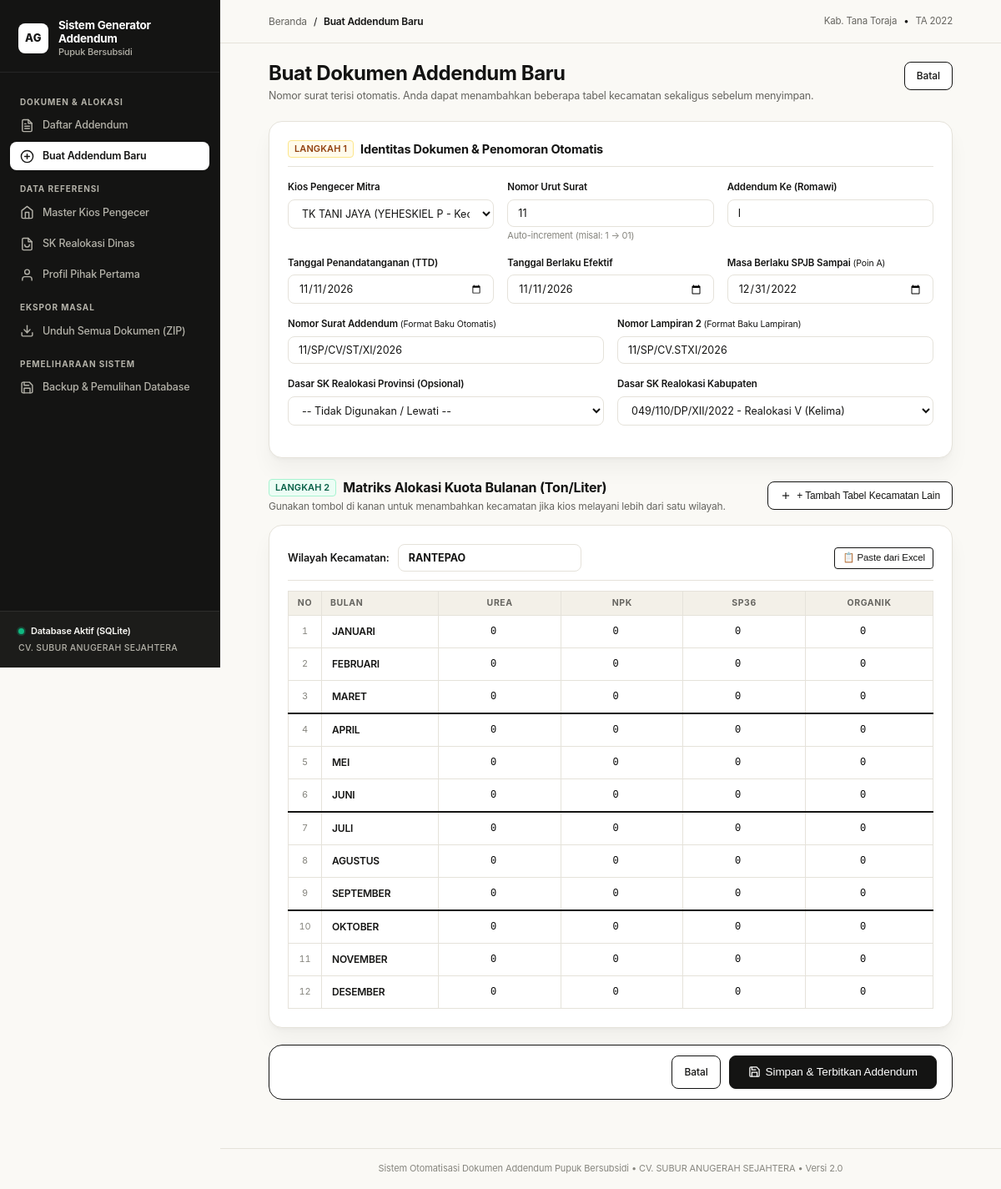
The app's page /addendum/create with its own data.
### models.py (models this page shows)
class Distributor(Base):
    __tablename__ = "distributor"
    id = Column(Integer, primary_key=True, autoincrement=True)
    nama_perusahaan = Column(String(150), nullable=False)
    nama_pimpinan = Column(String(100), nullable=False)
    jabatan = Column(String(100), default="Direktur")
    alamat = Column(String(255), nullable=False)
    kecamatan = Column(String(100), default="Rantepao")
    kabupaten = Column(String(100), default="Kabupaten Tana Toraja")
    provinsi = Column(String(100), default="Sulawesi Selatan")
    perjanjian_induk = relationship("PerjanjianInduk", back_populates="distributor")

class JenisPupuk(Base):
    __tablename__ = "jenis_pupuk"
    id = Column(Integer, primary_key=True, autoincrement=True)
    kode = Column(String(20), unique=True, nullable=False)
    nama = Column(String(50), nullable=False)
    satuan = Column(String(20), default="Ton/Liter")
    urutan = Column(Integer, default=1)

### app.py (the view, shortened to what this page needs)
@app.route("/addendum/create", methods=["GET", "POST"])
def create_addendum():
    db = get_db()
    perjanjian_induk_list = db.query(PerjanjianInduk).options(joinedload(PerjanjianInduk.kios)).all()
    sk_provinsi_list = db.query(SKRealokasi).filter(SKRealokasi.tingkat == "Provinsi").all()
    sk_kabupaten_list = db.query(SKRealokasi).filter(SKRealokasi.tingkat == "Kabupaten").all()
    jenis_pupuk_list = db.query(JenisPupuk).order_by(JenisPupuk.urutan).all()
    bulan_list = [(b, BULAN_INDONESIA.get(b, "").upper()) for b in range(1, 13)]
    today = date.today()
    default_date = today.strftime("%Y-%m-%d")
    total_existing = db.query(Addendum).count()
    suggested_urut = total_existing + 1
    suggested_nomor = generate_nomor_surat_addendum(suggested_urut, today)
    suggested_lampiran = generate_nomor_surat_addendum(suggested_urut, today, format_lampiran=True)
    default_kios_kec = "BITTUANG"
    if perjanjian_induk_list and perjanjian_induk_list[0].kios:
        default_kios_kec = perjanjian_induk_list[0].kios.kecamatan.upper()
    return render_template(
        "addendum_form.html",
        perjanjian_induk_list=perjanjian_induk_list,
        sk_provinsi_list=sk_provinsi_list,
        sk_kabupaten_list=sk_kabupaten_list,
        jenis_pupuk_list=jenis_pupuk_list,
        bulan_list=bulan_list,
        default_date=default_date,
        suggested_urut=suggested_urut,
        suggested_nomor=suggested_nomor,
        suggested_lampiran=suggested_lampiran,
        default_kios_kec=default_kios_kec
    )

### app.py (called while the page is built)
def get_db():
    if "db" not in g:
        g.db = SessionLocal()
    return g.db

@app.teardown_appcontext
def teardown_db(exception=None):
    db = g.pop("db", None)
    if db is not None:
        db.close()

@app.context_processor
def inject_global_data():
    db = get_db()
    dist = db.query(Distributor).first()
    return {"app_distributor": dist}

### terbilang.py (called while the page is built)
def generate_nomor_surat_addendum(nomor_urut: int, dt, format_lampiran=False) -> str:
    romawi = BULAN_ROMALI.get(dt.month, "I")
    tahun = dt.year
    urut_str = f"{nomor_urut:02d}"
    if format_lampiran:
        return f"{urut_str}/SP/CV.ST{romawi}/{tahun}"
    return f"{urut_str}/SP/CV/ST/{romawi}/{tahun}"

### templates/addendum_form.html (shortened to what this page needs)
{% extends "base.html" %}
{% block breadcrumb %}Buat Addendum Baru{% endblock %}
{% block content %}
<div class="page-title-group">
  <div>
    <h1 class="page-headline">Buat Dokumen Addendum Baru</h1>
    <p class="page-subheadline">
      Nomor surat terisi otomatis. Anda dapat menambahkan beberapa tabel kecamatan sekaligus sebelum menyimpan.
    </p>
  </div>
  <div class="page-action-buttons">
    <a href="{{ url_for('index') }}" class="btn btn-secondary">
      Batal
    </a>
  </div>
</div>
<form method="POST" action="{{ url_for('create_addendum') }}">
  <div class="form-card" style="margin-bottom: 24px;">
    <div style="display: flex; align-items: center; gap: 8px; margin-bottom: 16px; border-bottom: 1px solid var(--border); padding-bottom: 10px;">
      <span class="badge badge-amber" style="font-size: 11px;">LANGKAH 1</span>
      <h3 style="font-size: 14.5px; font-weight: 700; color: var(--text-primary); margin: 0;">
        Identitas Dokumen & Penomoran Otomatis
      </h3>
    </div>
    <div class="form-grid-3">
      <div class="form-group">
        <label class="form-label">Kios Pengecer Mitra</label>
        <select id="select_kios" name="perjanjian_induk_id" class="form-select" required>
          {% for pi in perjanjian_induk_list %}
            <option value="{{ pi.id }}" data-kec="{{ pi.kios.kecamatan }}">{{ pi.kios.nama_kios }} ({{ pi.kios.nama_pemilik }} - Kec. {{ pi.kios.kecamatan }})</option>
          {% endfor %}
        </select>
      </div>
      <div class="form-group">
        <label class="form-label">Nomor Urut Surat</label>
        <input type="number" id="input_nomor_urut" class="form-input" value="{{ suggested_urut }}" min="1" required>
        <div style="font-size: 11px; color: var(--text-muted); margin-top: 3px;">Auto-increment (misal: 1 &rarr; 01)</div>
      </div>
      <div class="form-group">
        <label class="form-label">Addendum Ke (Romawi)</label>
        <input type="text" name="addendum_ke" class="form-input" value="I" placeholder="Contoh: I, II, III" required>
      </div>
    </div>
    <div class="form-grid-3" style="display: grid; grid-template-columns: repeat(3, 1fr); gap: 16px;">
      <div class="form-group">
        <label class="form-label">Tanggal Penandatanganan (TTD)</label>
        <input type="date" id="input_tanggal_ttd" name="tanggal_ttd" class="form-input" value="{{ default_date }}" required>
      </div>
      <div class="form-group">
        <label class="form-label">Tanggal Berlaku Efektif</label>
        <input type="date" name="tanggal_berlaku_efektif" class="form-input" value="{{ default_date }}" required>
      </div>
      <div class="form-group">
        <label class="form-label">
          Masa Berlaku SPJB Sampai
          <span style="font-size: 10.5px; font-weight: normal; color: var(--primary);">(Poin A)</span>
        </label>
        <input type="date" name="tanggal_spjb_sampai" class="form-input" value="2022-12-31" required>
      </div>
    </div>
    <div class="form-grid-2">
      <div class="form-group">
        <label class="form-label">
          Nomor Surat Addendum
          <span style="font-size: 10.5px; font-weight: normal; color: var(--primary);">(Format Baku Otomatis)</span>
        </label>
        <input type="text" id="input_nomor_addendum" name="nomor_addendum" class="form-input" value="{{ suggested_nomor }}" required>
      </div>
      <div class="form-group">
        <label class="form-label">
          Nomor Lampiran 2
          <span style="font-size: 10.5px; font-weight: normal; color: var(--primary);">(Format Baku Lampiran)</span>
        </label>
        <input type="text" id="input_nomor_lampiran_2" name="nomor_lampiran_2" class="form-input" value="{{ suggested_lampiran }}" required>
      </div>
    </div>
    <div class="form-grid-2">
      <div class="form-group">
        <label class="form-label">Dasar SK Realokasi Provinsi (Opsional)</label>
        <select name="sk_provinsi_id" class="form-select">
          <option value="">-- Tidak Digunakan / Lewati --</option>
        </select>
      </div>
      <div class="form-group">
        <label class="form-label">Dasar SK Realokasi Kabupaten</label>
        <select name="sk_kabupaten_id" class="form-select">
          {% for sk in sk_kabupaten_list %}
            <option value="{{ sk.id }}">{{ sk.nomor_sk }} - {{ sk.realokasi_ke }}</option>
          {% endfor %}
        </select>
      </div>
    </div>
  </div>
  <div style="display: flex; justify-content: space-between; align-items: center; margin-bottom: 14px;">
    <div>
      <div style="display: flex; align-items: center; gap: 8px;">
        <span class="badge badge-green" style="font-size: 11px;">LANGKAH 2</span>
        <h2 style="font-size: 16px; font-weight: 700; color: var(--text-primary); margin: 0;">
          Matriks Alokasi Kuota Bulanan (Ton/Liter)
        </h2>
      </div>
      <p style="font-size: 12px; color: var(--text-secondary); margin-top: 2px;">
        Gunakan tombol di kanan untuk menambahkan kecamatan jika kios melayani lebih dari satu wilayah.
      </p>
    </div>
    <button type="button" onclick="tambahTabelKecamatan()" class="btn btn-secondary">
      <svg width="14" height="14" viewBox="0 0 24 24" fill="none" stroke="currentColor" stroke-width="2"><line x1="12" y1="5" x2="12" y2="19"></line><line x1="5" y1="12" x2="19" y2="12"></line></svg>
      + Tambah Tabel Kecamatan Lain
    </button>
  </div>
  <div id="kecamatan_tables_container">
    <div class="form-card kecamatan-card" id="card_kec_0" style="margin-bottom: 20px;">
      <div style="display: flex; justify-content: space-between; align-items: center; margin-bottom: 12px; border-bottom: 1px solid var(--border); padding-bottom: 10px;">
        <div style="display: flex; align-items: center; gap: 10px;">
          <label class="form-label" style="margin-bottom: 0; font-size: 12.5px;">Wilayah Kecamatan:</label>
          <input type="text" id="kec_name_0" name="kecamatan_name_block_0" class="form-input"
                 value="{{ default_kios_kec }}" placeholder="Contoh: BITTUANG"
                 style="width: 220px; text-transform: uppercase; font-weight: 700; color: var(--primary);" required>
        </div>
        <div style="display: flex; gap: 8px; align-items: center;">
          <button type="button" class="btn btn-secondary btn-sm" onclick="openExcelModalForTable(this)" title="Salin & tempel tabel alokasi langsung dari Microsoft Excel">
            📋 Paste dari Excel
          </button>
        </div>
      </div>
      <table class="matrix-input-table">
        <thead>
          <tr>
            <th style="width: 40px;">NO</th>
            <th style="width: 140px; text-align: left; padding-left: 10px;">BULAN</th>
            {% for p in jenis_pupuk_list %}
              <th>{{ p.kode }}</th>
            {% endfor %}
          </tr>
        </thead>
        <tbody>
          {% for b_idx, bulan_nama in bulan_list %}
          <tr class="{% if b_idx in [3, 6, 9] %}quarter-end{% endif %}">
            <td style="color: var(--text-muted); font-size: 11px;">{{ b_idx }}</td>
            <td class="col-bulan-title">{{ bulan_nama }}</td>
            {% for p in jenis_pupuk_list %}
              <td>
                <input type="number" step="any" min="0" name="kuota_block_0_{{ b_idx }}_{{ p.id }}" value="0">
              </td>
            {% endfor %}
          </tr>
          {% endfor %}
        </tbody>
      </table>
    </div>
  </div>
  <div style="position: sticky; bottom: 16px; z-index: 10; background: rgba(255, 255, 255, 0.95); backdrop-filter: blur(4px); border: 1px solid var(--border-strong); padding: 12px 18px; border-radius: var(--radius-md); box-shadow: var(--shadow-md); display: flex; justify-content: flex-end; gap: 10px;">
    <a href="{{ url_for('index') }}" class="btn btn-secondary">Batal</a>
    <button type="submit" class="btn btn-primary btn-lg">
      <svg width="15" height="15" viewBox="0 0 24 24" fill="none" stroke="currentColor" stroke-width="2"><path d="M19 21H5a2 2 0 0 1-2-2V5a2 2 0 0 1 2-2h11l5 5v11a2 2 0 0 1-2 2z"></path><polyline points="17 21 17 13 7 13 7 21"></polyline><polyline points="7 3 7 8 15 8"></polyline></svg>
      Simpan & Terbitkan Addendum
    </button>
  </div>
</form>
{% endblock %}

### templates/base.html (shortened to what this page needs)
<!DOCTYPE html>
<html lang="id">
<head>
  <link rel="stylesheet" href="{{ url_for('static', filename='style.css') }}">
</head>
<body>
  <div class="app-shell">
    <aside class="app-sidebar">
      <div class="sidebar-brand-box">
        <div class="brand-icon-wrapper">AG</div>
        <div class="brand-titles">
          <div class="brand-main-title">Sistem Generator Addendum</div>
          <div class="brand-sub-title">Pupuk Bersubsidi</div>
        </div>
      </div>
      <nav class="sidebar-menu">
        <div class="menu-group-label">Dokumen & Alokasi</div>
        <a href="{{ url_for('index') }}" class="sidebar-nav-item {% if request.endpoint == 'index' %}active{% endif %}">
          <span>Daftar Addendum</span>
        </a>
        <a href="{{ url_for('create_addendum') }}" class="sidebar-nav-item {% if request.endpoint == 'create_addendum' %}active{% endif %}">
          <svg width="17" height="17" viewBox="0 0 24 24" fill="none" stroke="currentColor" stroke-width="2" stroke-linecap="round" stroke-linejoin="round">
            <circle cx="12" cy="12" r="10"></circle>
            <line x1="12" y1="8" x2="12" y2="16"></line>
            <line x1="8" y1="12" x2="16" y2="12"></line>
          </svg>
          <span>Buat Addendum Baru</span>
        </a>
        <div class="menu-group-label">Data Referensi</div>
        <a href="{{ url_for('kios_list') }}" class="sidebar-nav-item {% if request.endpoint == 'kios_list' %}active{% endif %}">
          <svg width="17" height="17" viewBox="0 0 24 24" fill="none" stroke="currentColor" stroke-width="2" stroke-linecap="round" stroke-linejoin="round">
            <path d="M3 9l9-7 9 7v11a2 2 0 0 1-2 2H5a2 2 0 0 1-2-2z"></path>
            <polyline points="9 22 9 12 15 12 15 22"></polyline>
          </svg>
          <span>Master Kios Pengecer</span>
        </a>
        <a href="{{ url_for('sk_list') }}" class="sidebar-nav-item {% if request.endpoint == 'sk_list' %}active{% endif %}">
          <svg width="17" height="17" viewBox="0 0 24 24" fill="none" stroke="currentColor" stroke-width="2" stroke-linecap="round" stroke-linejoin="round">
            <path d="M14 2H6a2 2 0 0 0-2 2v16a2 2 0 0 0 2 2h12a2 2 0 0 0 2-2V8z"></path>
            <polyline points="14 2 14 8 20 8"></polyline>
            <path d="M16 13a4 4 0 0 1-8 0"></path>
          </svg>
          <span>SK Realokasi Dinas</span>
        </a>
        <a href="{{ url_for('distributor_profile') }}" class="sidebar-nav-item {% if request.endpoint == 'distributor_profile' %}active{% endif %}">
          <svg width="17" height="17" viewBox="0 0 24 24" fill="none" stroke="currentColor" stroke-width="2" stroke-linecap="round" stroke-linejoin="round">
            <path d="M20 21v-2a4 4 0 0 0-4-4H8a4 4 0 0 0-4 4v2"></path>
            <circle cx="12" cy="7" r="4"></circle>
          </svg>
          <span>Profil Pihak Pertama</span>
        </a>
        <div class="menu-group-label">Ekspor Masal</div>
        <a href="{{ url_for('batch_zip') }}" class="sidebar-nav-item">
          <svg width="17" height="17" viewBox="0 0 24 24" fill="none" stroke="currentColor" stroke-width="2" stroke-linecap="round" stroke-linejoin="round">
            <path d="M21 15v4a2 2 0 0 1-2 2H5a2 2 0 0 1-2-2v-4"></path>
            <polyline points="7 10 12 15 17 10"></polyline>
            <line x1="12" y1="15" x2="12" y2="3"></line>
          </svg>
          <span>Unduh Semua Dokumen (ZIP)</span>
        </a>
        <div class="menu-group-label">Pemeliharaan Sistem</div>
        <a href="{{ url_for('backup_view') }}" class="sidebar-nav-item {% if request.endpoint == 'backup_view' %}active{% endif %}">
          <span>Backup & Pemulihan Database</span>
        </a>
      </nav>
      <div class="sidebar-user-box">
        <div class="system-status-indicator">
          <span class="pulse-dot"></span>
          <span>Database Aktif (SQLite)</span>
        </div>
        <div class="company-badge-name">
          {{ app_distributor.nama_perusahaan if app_distributor else 'CV. SUBUR ANUGERAH SEJAHTERA' }}
        </div>
      </div>
    </aside>
    <div class="main-workspace">
      <header class="top-action-bar">
        <div class="breadcrumbs">
          <a href="{{ url_for('index') }}">Beranda</a>
          <span class="breadcrumbs-sep">/</span>
          <span class="breadcrumbs-current">{% block breadcrumb %}Daftar Addendum{% endblock %}</span>
        </div>
        <div style="font-size: 11.5px; color: var(--text-secondary); display: flex; align-items: center; gap: 8px;">
          <span>Kab. Tana Toraja</span>
          <span style="color: var(--border-strong);">&bull;</span>
          <span>TA {{ tahun_anggaran or 2022 }}</span>
        </div>
      </header>
      <main class="content-body">
        {% block content %}{% endblock %}
      </main>
      <footer class="app-footer">
        Sistem Otomatisasi Dokumen Addendum Pupuk Bersubsidi &bull; {{ app_distributor.nama_perusahaan if app_distributor else 'CV. Subur Anugerah Sejahtera' }} &bull; Versi 2.0
      </footer>
    </div>
  </div>
</body>
</html>

### records on screen
Distributor: nama_perusahaan "CV. SUBUR ANUGERAH SEJAHTERA"
JenisPupuk: kode "UREA"
JenisPupuk: kode "NPK"
JenisPupuk: kode "SP36"
JenisPupuk: kode "ORGANIK"

### other values on screen
{{ tahun_anggaran or 2022 }} "2022"
{{ b_idx }} "1" "2" "3" "4" "5" "6" "7" "8" "9" "10" "11" "12"
{{ bulan_nama }} "JANUARI" "FEBRUARI" "MARET" "APRIL" "MEI" "JUNI" "JULI" "AGUSTUS" "SEPTEMBER" "OKTOBER" "NOVEMBER" "DESEMBER"
form field perjanjian_induk_id "TK TANI JAYA (YEHESKIEL P - Kec. Rantepao)"
form field sk_kabupaten_id "049/110/DP/XII/2022 - Realokasi V (Kelima)"
